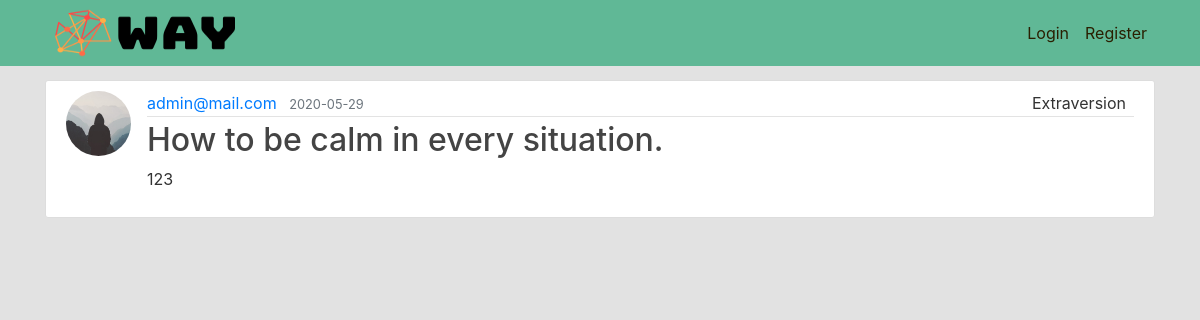
The app's page /article/1 with its own data.
### way/models.py (models this page shows, shortened)
class User(db.Model, UserMixin):
    id = db.Column(db.Integer, primary_key=True)
    username = db.Column(db.String(20), unique=True, nullable=False)
    email = db.Column(db.String(120), unique=True, nullable=False)
    image_file = db.Column(db.String(20), nullable=False, default='default.jpg')
    password = db.Column(db.String(60), nullable=False)
    articles = db.relationship('Article', backref='author', lazy=True)
    resources = db.relationship('Resource', backref='author', lazy=True)
    test_result = db.relationship('TestResult', backref='participant', lazy=True)

class Article(db.Model):
    id = db.Column(db.Integer, primary_key=True)
    title = db.Column(db.String(100), nullable=False)
    date_added = db.Column(db.DateTime, nullable=False, default=datetime.utcnow)
    content = db.Column(db.Text, nullable=False)
    user_id = db.Column(db.Integer, db.ForeignKey('user.id'), nullable=False)
    tag = db.Column(db.Integer)

### way/recommendations/routes.py (the view)
@recommendations.route("/article/<int:article_id>")
def article(article_id):
    article = Article.query.get_or_404(article_id)
    return render_template('article.html', title=article.title, article=article)

### way/templates/article.html (shortened to what this page needs)
{% extends "layout.html" %}
{% block content %}
  <article class="media content-section">
    <img class="rounded-circle article-img" src="{{ url_for('static', filename='profile_pics/' + article.author.image_file) }}">
    <div class="media-body">
      <div class="article-metadata">
        <a class="mr-2" href="{{ url_for('users.user_info', username=article.author.username) }}">{{ article.author.username }}</a>
        <small class="text-muted">{{ article.date_added.strftime('%Y-%m-%d') }}</small>
        <a class="mr-2 float-right">{{ article.tag }}</a>
      </div>
      <h2 class="article-title">{{ article.title }}</h2>
      <p class="article-content">{{ article.content }}</p>
    </div>
  </article>
{% endblock content %}

### way/static/main.css (style rules this page uses)
body { background: #e2e2e2; color: #333333; margin-top: 5rem; }
h1, h2, h3, h4, h5, h6 { color: #444444; }
.content-section { background: #ffffff; padding: 10px 20px; border: 1px solid #dddddd; border-radius: 3px; margin-bottom: 20px; }
.article-title { color: #444444; }
.article-content { white-space: pre-line; }
.article-img { height: 65px; width: 65px; margin-right: 16px; }
.article-metadata { padding-bottom: 1px; margin-bottom: 4px; border-bottom: 1px solid #e3e3e3 }

### records on screen
User: image_file (placeholder picture), author.username "admin@mail.com"
Article: date_added "2020-05-29", tag "Extraversion", title "How to be calm in every situation.", content "123"
